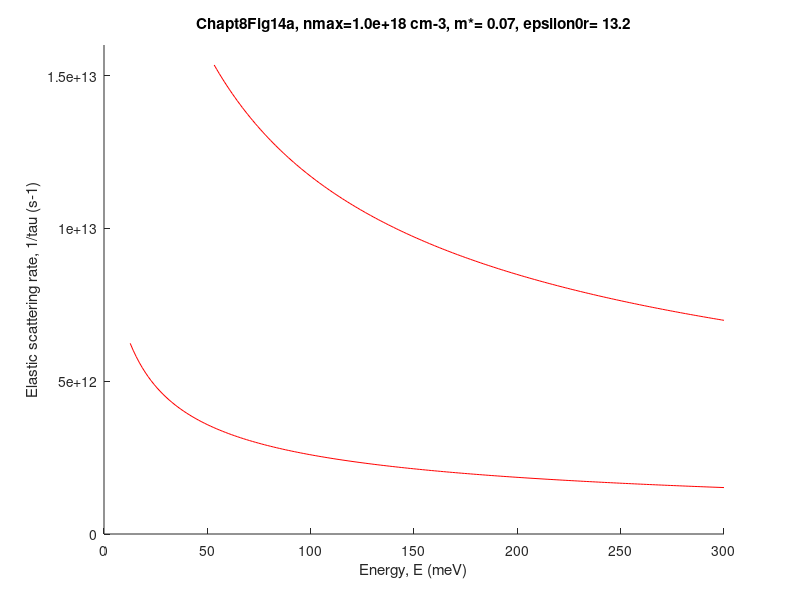

The MATLAB source for this figure:
%Chapt8Fig14a.m
%elastic ionized impurity scattering rate using TF screeing
%m=electron mass, n=number of charge impurities
function TFelasticScattering
clear;
clf;
  
m0=9.109382e-31;				%bare electron mass (kg)
echarge=1.6021764e-19;		%electron charge (C)
hbar=1.05457159e-34;			%Planck's constant (J s)
epsilon0=8.8541878e-12;		%permittivity of free-space (F m-1) 
ezero=13.2;						%low-frequency relative dielectric constant
m1=0.070;						%effective electron mass
emax=300.0d-3;					%maximum particle energy (eV)
n=1.0d16;						%carrier density, n (cm-3)

npoints = 200;					%number of points in energy plot
 
 for k=1:2
   n=n*10;						%plot two curves n=10^17 cm-3 and n=10^18 cm-3

 kF1=(3*(pi^2)*n)^(1/3);	%Fermi wave vector (cm-1)
 kF1=kF1*1.e2;					%convert to units of m-1
    kF2=kF1^2;
    kF3=kF1^3;

 qTF2=kF1*m0*m1*(echarge^2)/(epsilon0*ezero*(pi^2)*(hbar^2));	% Thomas-Fermi screening number squared
 eF=((hbar*kF1)^2)/(2.0*m0*m1*echarge);								% Fermi energy in eV

 const=(pi*n*1.0e6*(echarge^4)*m0*m1);
 const=const/(((4.*pi*epsilon0)^2)*(ezero^2)*(hbar^3));
 
 emin=eF;						%initial particle energy
 demax=(emax-emin)/200.0;	%increment in particle energy (eV)
 dth=pi/180.0;					%increment in scattering angle theta

 ei=emin;

 for i=1:npoints				% the main loop
   ei=ei+demax;
   ak=(sqrt(2.*m0*m1*ei*echarge))/hbar;
      ak3=ak^3;
   aint1=0.0;
   theta=0.0;

  for j=1:180
     theta=theta+dth;
     aint1=aint1+(dth*gchi1(theta,ak,qTF2));		%call function aint1
  end

	y1(i)=const*aint1/ak3;
   x1(i)=ei*1.d3;
 end
 
figure(1);
hold on;
plot(x1,y1,'r');
axis([0,emax*1.d3,0,16e12]);
end;
xlabel('Energy, E (meV)');
ylabel('Elastic scattering rate, 1/tau (s-1)');
ttl=sprintf('Chapt8Fig14a, nmax=%4.1e cm-3, m*=%5.2f, epsilon0r=%5.1f',n,m1,ezero);
title(ttl);
hold off;

function gchi1 = gchi1(theta,k,qTF2)
 x=2.0*k*sin(theta/2.0);
 x2=x^2;	
 g=(tan(theta/2.0))*((sin(theta/2.))^2)*((1.0+(qTF2/x2))^2);
 gchi1=1.0/g;
return
